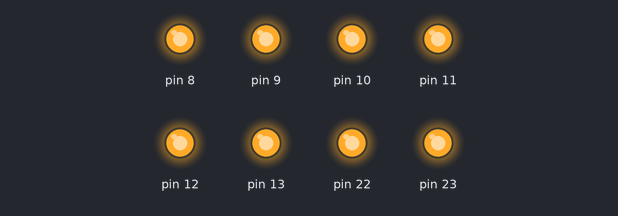
This sketch was run on a simulated Arduino Uno, built with avr-gcc and run on an emulated ATmega328P. Parts: output pins drawn as LEDs (lit = HIGH).

Above: at 0.5 s.
At 3.5 s:
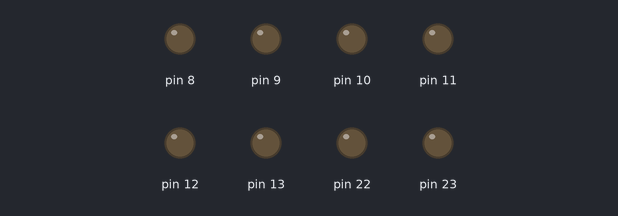
Timing chart, 0 to 4.6 s (numbered marks = the images above):
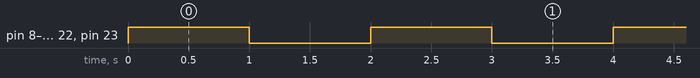

Measured:
- by itself, pin 8–13, pin 22, pin 23: alternates HIGH for 1.0 s and LOW for 1.0 s

The sketch:

sketch_sep19a.ino
```cpp
#include <util/delay.h>

void setup() {
  // put your setup code here, to run once:
  DDRB = 0xFF;
}

void loop() {
  // put your main code here, to run repeatedly:
  PORTB = 0xFF;
  _delay_ms(1000);
  PORTB = 0x00;
  _delay_ms(1000);
}
```
